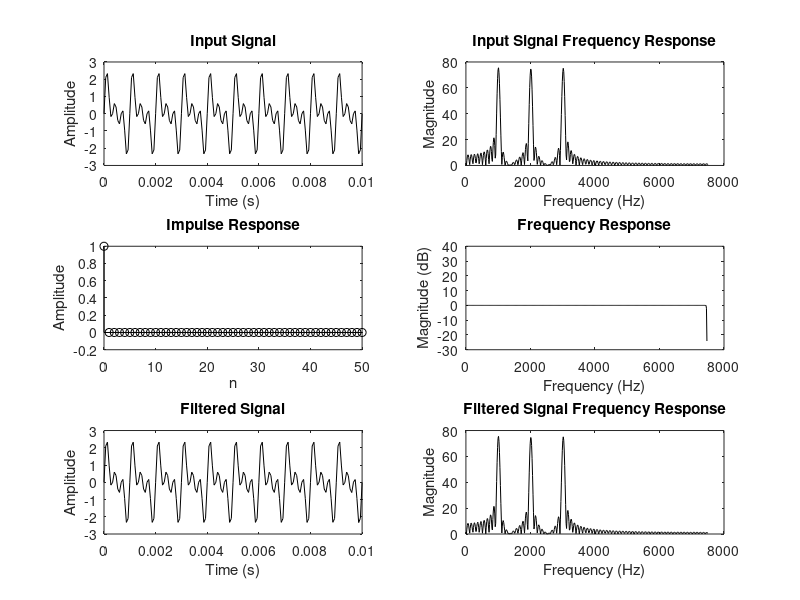

The MATLAB source for this figure: (Note: this script raises an error after producing the figure.)
clc; clear; close all;

F1 = 1000; F2 = 2000; F3 = 3000;
Fsamp = 15000;
t = 0:1/Fsamp:0.01;
x = sin(2*pi*F1*t) + sin(2*pi*F2*t) + sin(2*pi*F3*t);

fft_ord = 1024;
x_fft = fft(x, fft_ord);

Fp = [1500 2500]; Fs = [1800 2200]; ap = 2.5; as = 45;    
wp=2*Fsamp*tan(pi*Fp/Fsamp);
ws=2*Fsamp*tan(pi*Fs/Fsamp);

[N, wn] = buttord(wp, ws, ap, as,"s");
[bs1,as1] = butter(N,wn,"stop","s");
[bz1,az1] = bilinear(bs1,as1,Fsamp);

n_range = 0:50; 
h = impz(bz1,az1, length(n_range));

h_freq=freqz(bz1,az1,fft_ord/2);
y = filter(bz1,az1, x);
y_fft=fft(y,fft_ord);

fr = (1:fft_ord/2) * Fsamp / fft_ord;
figure;

[N2, wn1] = cheb2ord(wp, ws, ap, as,"s");
[bs3,as3] = cheby2(N2,as,wn1,"stop","s");
[bz3,az3] = bilinear(bs3,as3,Fsamp);

h2 = impz(bz3,az3, length(n_range));

h_freq2=freqz(bz3,az3,fft_ord/2);
y2 = filter(bz3,az3, x);
y_fft2=fft(y2,fft_ord);

subplot(3, 2, 1);
plot(t, x, 'k');
title('Input Signal');
ylabel('Amplitude');
xlabel('Time (s)');

subplot(3, 2, 2);
plot(fr, abs(x_fft(1:fft_ord/2)), 'k');
title('Input Signal Frequency Response');
ylabel('Magnitude');
xlabel('Frequency (Hz)');

subplot(3, 2, 3);
stem(n_range, h2, 'k'); 
title('Impulse Response');
ylabel('Amplitude');
xlabel('n');

subplot(3, 2, 4);
plot(fr, 20*log10(abs(h_freq2)), 'k'); 
title('Frequency Response');
ylabel('Magnitude (dB)');
xlabel('Frequency (Hz)');

subplot(3, 2, 5);
plot(t, y2, 'k');
title('Filtered Signal');
ylabel('Amplitude');
xlabel('Time (s)');

subplot(3, 2, 6);
plot(fr, abs(y_fft2(1:fft_ord/2)), 'k');
title('Filtered Signal Frequency Response');
ylabel('Magnitude');
xlabel('Frequency (Hz)');

sgtitle('CHEBYSHEV TYPE 2 BAND STOP FILTER (BILINEAR METHOD)');
saveas(gcf, 'chebyshev2_bandstop.png');  
